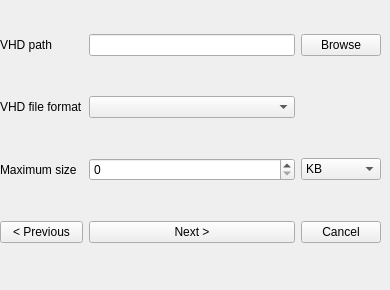
   <widget class="QWidget" name="page_5">
    <widget class="QWidget" name="gridLayoutWidget_5">
     <property name="geometry">
      <rect>
       <x>0</x>
       <y>0</y>
       <width>381</width>
       <height>281</height>
      </rect>
     </property>
     <layout class="QGridLayout" name="gridLayout_5">
      <item row="1" column="1">
       <widget class="QComboBox" name="comboBox_8">
        <property name="placeholderText">
         <string>(Please select a file format)</string>
        </property>
        <item>
         <property name="text">
          <string>qcow2</string>
         </property>
        </item>
        <item>
         <property name="text">
          <string>qcow</string>
         </property>
        </item>
        <item>
         <property name="text">
          <string>raw</string>
         </property>
        </item>
        <item>
         <property name="text">
          <string>vdi</string>
         </property>
        </item>
        <item>
         <property name="text">
          <string>vmdk</string>
         </property>
        </item>
        <item>
         <property name="text">
          <string>vpc</string>
         </property>
        </item>
        <item>
         <property name="text">
          <string>vhdx</string>
         </property>
        </item>
        <item>
         <property name="text">
          <string>parallels</string>
         </property>
        </item>
        <item>
         <property name="text">
          <string>file</string>
         </property>
        </item>
       </widget>
      </item>
      <item row="3" column="0">
       <widget class="QPushButton" name="pushButton_16">
        <property name="text">
         <string>&lt; Previous</string>
        </property>
       </widget>
      </item>
      <item row="3" column="2">
       <widget class="QPushButton" name="pushButton_15">
        <property name="text">
         <string>Cancel</string>
        </property>
       </widget>
      </item>
      <item row="0" column="0">
       <widget class="QLabel" name="label_13">
        <property name="text">
         <string>VHD path</string>
        </property>
       </widget>
      </item>
      <item row="0" column="1">
       <widget class="QLineEdit" name="lineEdit_6"/>
      </item>
      <item row="0" column="2">
       <widget class="QPushButton" name="pushButton_13">
        <property name="text">
         <string>Browse</string>
        </property>
       </widget>
      </item>
      <item row="1" column="0">
       <widget class="QLabel" name="label_14">
        <property name="text">
         <string>VHD file format</string>
        </property>
       </widget>
      </item>
      <item row="3" column="1">
       <widget class="QPushButton" name="pushButton_14">
        <property name="text">
         <string>Next &gt;</string>
        </property>
       </widget>
      </item>
      <item row="2" column="0">
       <widget class="QLabel" name="label_15">
        <property name="text">
         <string>Maximum size</string>
        </property>
       </widget>
      </item>
      <item row="2" column="2">
       <widget class="QComboBox" name="comboBox_9">
        <item>
         <property name="text">
          <string>KB</string>
         </property>
        </item>
        <item>
         <property name="text">
          <string>MB</string>
         </property>
        </item>
        <item>
         <property name="text">
          <string>GB</string>
         </property>
        </item>
       </widget>
      </item>
      <item row="2" column="1">
       <widget class="QSpinBox" name="spinBox_4">
        <property name="maximum">
         <number>214748368</number>
        </property>
        <property name="value">
         <number>0</number>
        </property>
       </widget>
      </item>
     </layout>
    </widget>
   </widget>
